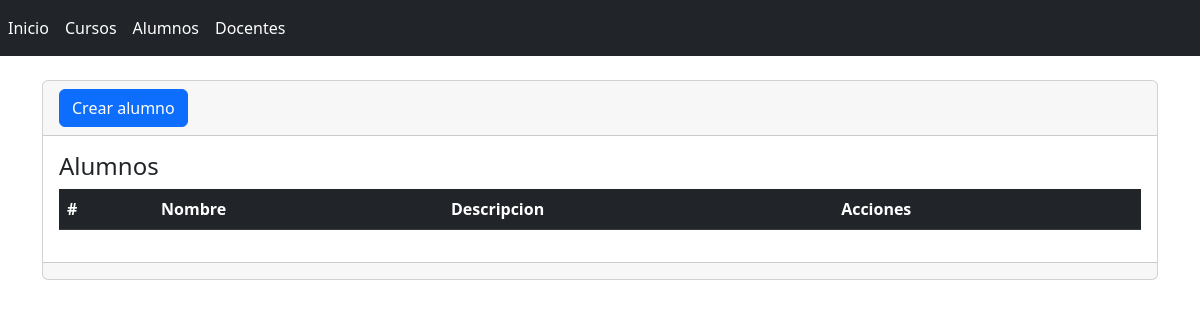
The app's page /alumnos, older data.
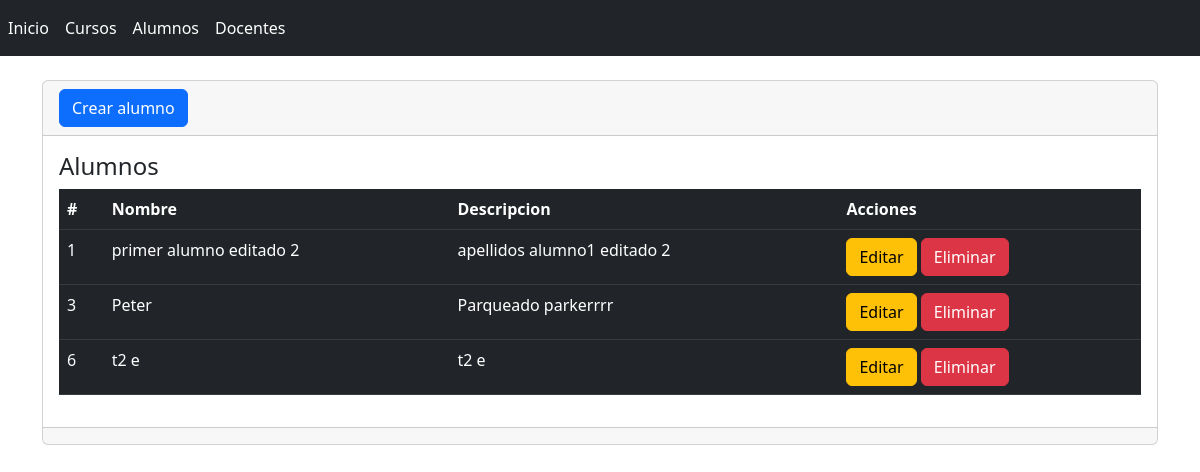
The same page, newer data.
### alumno/models.py (models this page shows, shortened)
class Alumno(models.Model):
    id = models.AutoField(primary_key=True)#id auto_increment
    nombres= models.CharField(max_length=255,verbose_name="Nombres")#campo de texto
    apellidos= models.TextField(null=False,verbose_name="Apellidos")

### alumno/views.py (the view)
# urls.py: path('alumnos',views.alumnos,name='alumnos'),
def alumnos(request):
    alumnos=Alumno.objects.all()#se consulta los alumnos
    return render(request, 'alumnos/index.html',{'alumnos': alumnos})#nombre y valor

### alumno/templates/alumnos/index.html (shortened to what this page needs)
{% extends "base.html" %}
{% block contenido %}
<div class="card">
    <div class="card-header">
        <a name="" id="" class="btn btn-primary" href="{% url 'crearAlumno' %}" role="button">Crear alumno</a>
    </div>
    <div class="card-body">
        <h4 class="card-title">Alumnos</h4>
        <div class="table-responsive">
            <table class="table table-dark">
                <thead>
                    <tr>
                        <th scope="col">#</th>
                        <th scope="col">Nombre</th>
                        <th scope="col">Descripcion</th>
                        <th scope="col">Acciones</th>
                    </tr>
                </thead>
                <tbody>
                    {% for alumno in alumnos %}
                    <tr>
                        <td>{{ alumno.id }}</td>
                        <td>{{ alumno.nombres }}</td>
                        <td>{{ alumno.apellidos }}</td>
                        <td>
                            <a name="" id="" class="btn btn-warning" href="{% url 'editarAlumno' alumno.id %}" role="button">Editar</a>
                            <a name="" id="" class="btn btn-danger" href="{% url 'eliminarAlumno' alumno.id %}" role="button">Eliminar</a>
                        </td>
                    </tr>
                    {% endfor %}
                </tbody>
            </table>
        </div>
    </div>
    <div class="card-footer text-muted">
    </div>
</div>
{% endblock %}

Row changes from the older to the newer data that the page shows:
added Alumno: id "1", nombres "primer alumno editado 2", apellidos "apellidos alumno1 editado 2"
added Alumno: id "3", nombres "Peter", apellidos "Parqueado parkerrrr"
added Alumno: id "6", nombres "t2 e", apellidos "t2 e"
